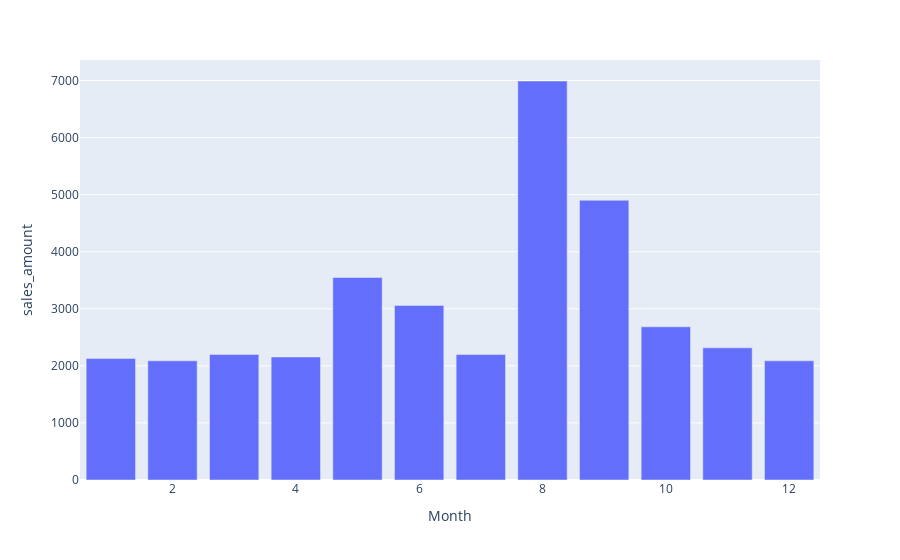

The notebook cell this image was saved under:
### Code cell
fig = px.bar(month, x="Month",y="sales_amount")
fig.show()

### Figure 1 — Plotly figure (JSON) as saved in the notebook; plotly's stock layout.template omitted (floating-point values rounded to 4 significant figures)
{"data": [{"alignmentgroup": "True", "hovertemplate": "Month=%{x}<br>sales_amount=%{y}<extra></extra>", "legendgroup": "", "marker": {"color": "#636efa", "pattern": {"shape": ""}}, "name": "", "offsetgroup": "", "orientation": "v", "showlegend": false, "textposition": "auto", "type": "bar", "x": [1, 2, 3, 4, 5, 6, 7, 8, 9, 10, 11, 12], "xaxis": "x", "y": [2128.0, 2088.0, 2200.0, 2155.0, 3549.0, 3059.0, 2198.0, 6991.0, 4901.0, 2684.0, 2316.0, 2088.0], "yaxis": "y"}], "layout": {"barmode": "relative", "legend": {"tracegroupgap": 0}, "margin": {"t": 60}, "xaxis": {"anchor": "y", "domain": [0, 1], "title": {"text": "Month"}}, "yaxis": {"anchor": "x", "domain": [0, 1], "title": {"text": "sales_amount"}}}}
